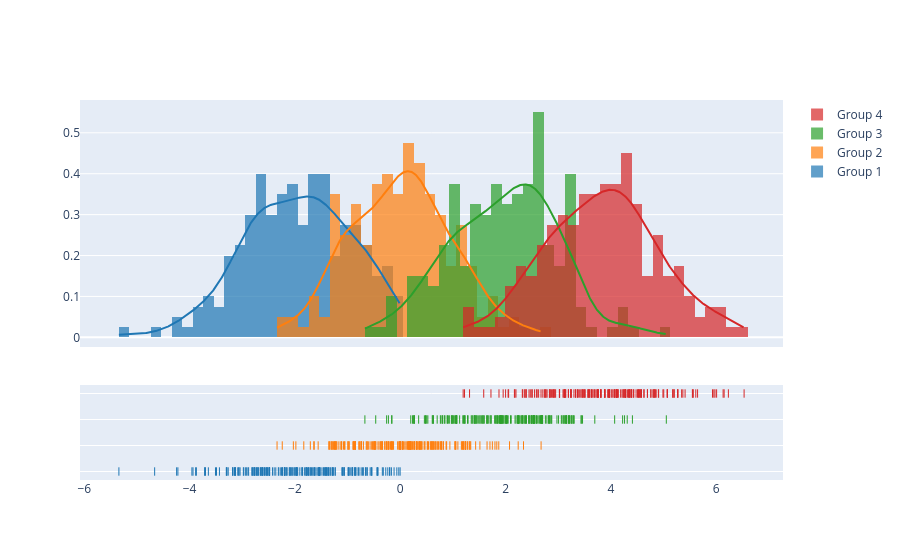

This figure's notebook cell:
### Code cell
import plotly.figure_factory as ff

# Add histogram data
x1 = np.random.randn(200) - 2
x2 = np.random.randn(200)
x3 = np.random.randn(200) + 2
x4 = np.random.randn(200) + 4

# Group data together
hist_data = [x1, x2, x3, x4]

group_labels = ['Group 1', 'Group 2', 'Group 3', 'Group 4']

# Create distplot with custom bin_size
fig = ff.create_distplot(hist_data, group_labels, bin_size=.2)
fig.show()

### Figure 1 — Plotly figure (JSON) as saved in the notebook; plotly's stock layout.template omitted (floating-point values rounded to 4 significant figures; data arrays with more than 128 entries replaced by an {"elided": "..."} marker saying what was removed)
{"data": [{"autobinx": false, "histnorm": "probability density", "legendgroup": "Group 1", "marker": {"color": "rgb(31, 119, 180)"}, "name": "Group 1", "opacity": 0.7, "type": "histogram", "x": {"elided": "200 float values"}, "xaxis": "x", "xbins": {"end": -0.001998, "size": 0.2, "start": -5.342}, "yaxis": "y"}, {"autobinx": false, "histnorm": "probability density", "legendgroup": "Group 2", "marker": {"color": "rgb(255, 127, 14)"}, "name": "Group 2", "opacity": 0.7, "type": "histogram", "x": {"elided": "200 float values"}, "xaxis": "x", "xbins": {"end": 2.675, "size": 0.2, "start": -2.339}, "yaxis": "y"}, {"autobinx": false, "histnorm": "probability density", "legendgroup": "Group 3", "marker": {"color": "rgb(44, 160, 44)"}, "name": "Group 3", "opacity": 0.7, "type": "histogram", "x": {"elided": "200 float values"}, "xaxis": "x", "xbins": {"end": 5.052, "size": 0.2, "start": -0.6712}, "yaxis": "y"}, {"autobinx": false, "histnorm": "probability density", "legendgroup": "Group 4", "marker": {"color": "rgb(214, 39, 40)"}, "name": "Group 4", "opacity": 0.7, "type": "histogram", "x": {"elided": "200 float values"}, "xaxis": "x", "xbins": {"end": 6.529, "size": 0.2, "start": 1.195}, "yaxis": "y"}, {"legendgroup": "Group 1", "marker": {"color": "rgb(31, 119, 180)"}, "mode": "lines", "name": "Group 1", "showlegend": false, "type": "scatter", "x": {"elided": "500 float values"}, "xaxis": "x", "y": {"elided": "500 float values"}, "yaxis": "y"}, {"legendgroup": "Group 2", "marker": {"color": "rgb(255, 127, 14)"}, "mode": "lines", "name": "Group 2", "showlegend": false, "type": "scatter", "x": {"elided": "500 float values"}, "xaxis": "x", "y": {"elided": "500 float values"}, "yaxis": "y"}, {"legendgroup": "Group 3", "marker": {"color": "rgb(44, 160, 44)"}, "mode": "lines", "name": "Group 3", "showlegend": false, "type": "scatter", "x": {"elided": "500 float values"}, "xaxis": "x", "y": {"elided": "500 float values"}, "yaxis": "y"}, {"legendgroup": "Group 4", "marker": {"color": "rgb(214, 39, 40)"}, "mode": "lines", "name": "Group 4", "showlegend": false, "type": "scatter", "x": {"elided": "500 float values"}, "xaxis": "x", "y": {"elided": "500 float values"}, "yaxis": "y"}, {"legendgroup": "Group 1", "marker": {"color": "rgb(31, 119, 180)", "symbol": "line-ns-open"}, "mode": "markers", "name": "Group 1", "showlegend": false, "type": "scatter", "x": {"elided": "200 float values"}, "xaxis": "x", "y": {"elided": "200 str values"}, "yaxis": "y2"}, {"legendgroup": "Group 2", "marker": {"color": "rgb(255, 127, 14)", "symbol": "line-ns-open"}, "mode": "markers", "name": "Group 2", "showlegend": false, "type": "scatter", "x": {"elided": "200 float values"}, "xaxis": "x", "y": {"elided": "200 str values"}, "yaxis": "y2"}, {"legendgroup": "Group 3", "marker": {"color": "rgb(44, 160, 44)", "symbol": "line-ns-open"}, "mode": "markers", "name": "Group 3", "showlegend": false, "type": "scatter", "x": {"elided": "200 float values"}, "xaxis": "x", "y": {"elided": "200 str values"}, "yaxis": "y2"}, {"legendgroup": "Group 4", "marker": {"color": "rgb(214, 39, 40)", "symbol": "line-ns-open"}, "mode": "markers", "name": "Group 4", "showlegend": false, "type": "scatter", "x": {"elided": "200 float values"}, "xaxis": "x", "y": {"elided": "200 str values"}, "yaxis": "y2"}], "layout": {"barmode": "overlay", "hovermode": "closest", "legend": {"traceorder": "reversed"}, "xaxis": {"anchor": "y2", "domain": [0.0, 1.0], "zeroline": false}, "yaxis": {"anchor": "free", "domain": [0.35, 1], "position": 0.0}, "yaxis2": {"anchor": "x", "domain": [0, 0.25], "dtick": 1, "showticklabels": false}}}
